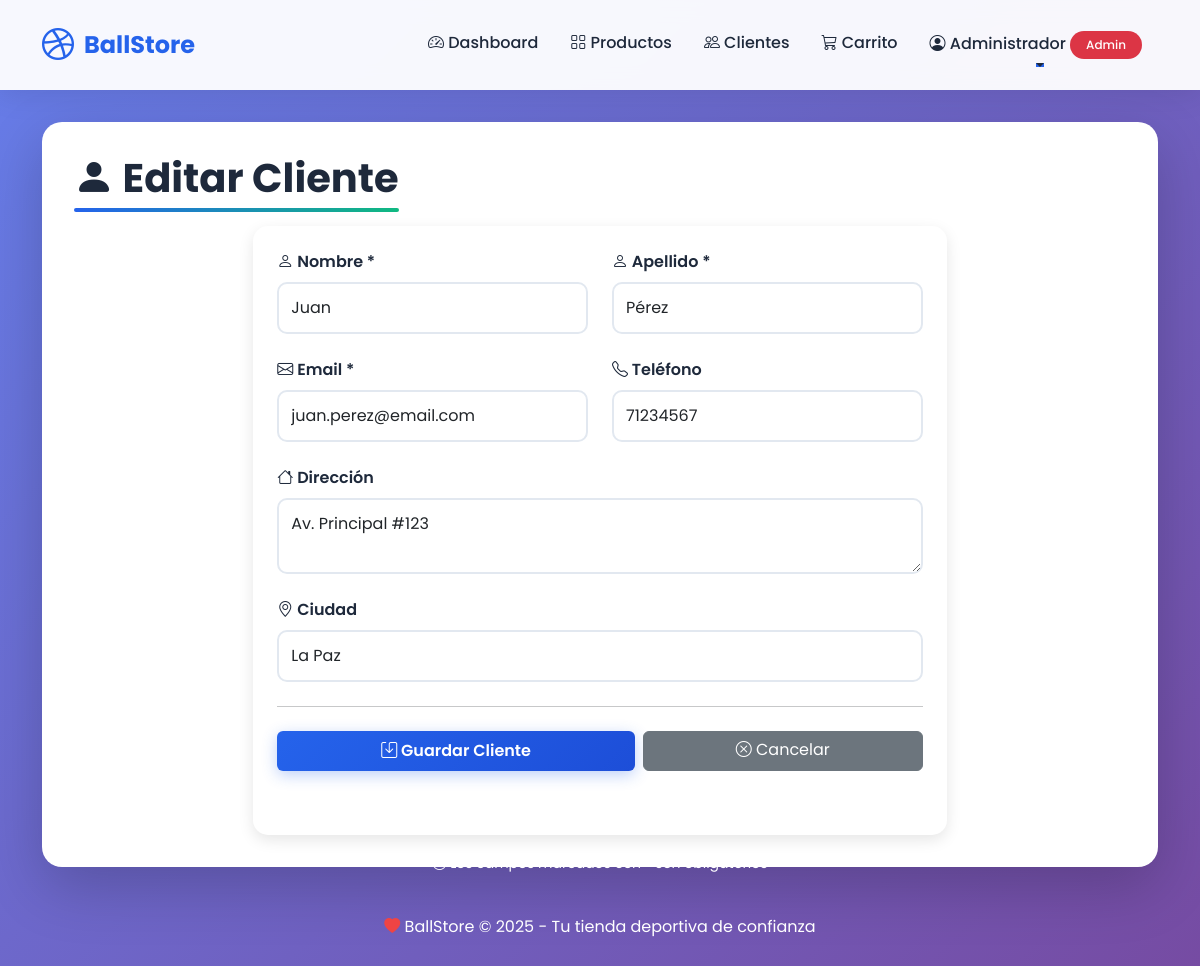
Page /?controller=cliente&action=edit&id=1 (signed in) on the committed database.
### tables this page shows
CREATE TABLE IF NOT EXISTS cliente (
    id INT AUTO_INCREMENT PRIMARY KEY,
    nombre VARCHAR(150) NOT NULL,
    apellido VARCHAR(150) NOT NULL,
    email VARCHAR(200) NOT NULL UNIQUE,
    telefono VARCHAR(20) NULL,
    direccion TEXT NULL,
    ciudad VARCHAR(100) NULL,
    fecha_registro TIMESTAMP DEFAULT CURRENT_TIMESTAMP,
    fecha_actualizacion TIMESTAMP DEFAULT CURRENT_TIMESTAMP ON UPDATE CURRENT_TIMESTAMP
);

### controller/cliente.php (called while the page is built, shortened)
<?php
require_once 'model/cliente.php';
class clienteController
{
    public function __construct()
    {
        $this->clienteObj = new Cliente();
    }
    public function edit($id = null)
    {
        $this->page_title = 'Editar Cliente';
        if (isset($_GET["id"]))
            $id = $_GET["id"];
        return $this->clienteObj->getClienteById($id);
    }
}
?>

### model/db.php (called while the page is built, shortened)
<?php
class Db {
    public function __construct() {
        try {
            $connectionString = "mysql:host=".DB_HOST.";dbname=".DB.";charset=utf8";
            $this->conection = new PDO($connectionString, DB_USER, DB_PASS);
        } catch(PDOException $e) {
            die("Error de conexión: " . $e->getMessage());
        }
    }
}
?>

### model/cliente.php (called while the page is built, shortened)
<?php
class Cliente {
    private $table = 'cliente';
    private $conection;
    public function getConection(){
        $dbObj = new Db();
        $this->conection = $dbObj->conection;
    }
    public function getClienteById($id){
        $sql = "SELECT * FROM ".$this->table." WHERE id = ?";
        $stmt = $this->conection->prepare($sql);
        $stmt->execute([$id]);
        return $stmt->fetch();
    }
}
?>

### view/edit_cliente.php (the view, shortened to what this page needs)
<h1 class="page-title">
    <i class="bi bi-person-fill"></i> <?php echo $controller->page_title; ?>
</h1>
<div class="row">
    <div class="col-lg-8 mx-auto">
        <div class="card">
            <div class="card-body p-4">
                <form action="?controller=cliente&action=save" method="POST" class="needs-validation" novalidate>
                    <div class="row">
                        <div class="col-md-6 mb-4">
                            <label for="nombre" class="form-label">
                                <i class="bi bi-person"></i> Nombre *
                            </label>
                            <input type="text"
                                   class="form-control"
                                   id="nombre"
                                   name="nombre"
                                   value="<?php echo isset($dataToView["data"]["nombre"]) ? htmlspecialchars($dataToView["data"]["nombre"]) : ''; ?>"
                                   placeholder="Juan"
                                   required>
                        </div>
                        <div class="col-md-6 mb-4">
                            <label for="apellido" class="form-label">
                                <i class="bi bi-person"></i> Apellido *
                            </label>
                            <input type="text"
                                   class="form-control"
                                   id="apellido"
                                   name="apellido"
                                   value="<?php echo isset($dataToView["data"]["apellido"]) ? htmlspecialchars($dataToView["data"]["apellido"]) : ''; ?>"
                                   placeholder="Pérez"
                                   required>
                        </div>
                    </div>
                    <div class="row">
                        <div class="col-md-6 mb-4">
                            <label for="email" class="form-label">
                                <i class="bi bi-envelope"></i> Email *
                            </label>
                            <input type="email"
                                   class="form-control"
                                   id="email"
                                   name="email"
                                   value="<?php echo isset($dataToView["data"]["email"]) ? htmlspecialchars($dataToView["data"]["email"]) : ''; ?>"
                                   placeholder="correo@ejemplo.com"
                                   required>
                        </div>
                        <div class="col-md-6 mb-4">
                            <label for="telefono" class="form-label">
                                <i class="bi bi-telephone"></i> Teléfono
                            </label>
                            <input type="tel"
                                   class="form-control"
                                   id="telefono"
                                   name="telefono"
                                   value="<?php echo isset($dataToView["data"]["telefono"]) ? htmlspecialchars($dataToView["data"]["telefono"]) : ''; ?>"
                                   placeholder="71234567">
                        </div>
                    </div>
                    <div class="mb-4">
                        <label for="direccion" class="form-label">
                            <i class="bi bi-house"></i> Dirección
                        </label>
                        <textarea class="form-control"
                                  id="direccion"
                                  name="direccion"
                                  rows="2"
                                  placeholder="Av. Principal #123"><?php echo isset($dataToView["data"]["direccion"]) ? htmlspecialchars($dataToView["data"]["direccion"]) : ''; ?></textarea>
                    </div>
                    <div class="mb-4">
                        <label for="ciudad" class="form-label">
                            <i class="bi bi-geo-alt"></i> Ciudad
                        </label>
                        <input type="text"
                               class="form-control"
                               id="ciudad"
                               name="ciudad"
                               value="<?php echo isset($dataToView["data"]["ciudad"]) ? htmlspecialchars($dataToView["data"]["ciudad"]) : ''; ?>"
                               placeholder="La Paz">
                    </div>
                    <hr class="my-4">
                    <div class="d-flex gap-2">
                        <button type="submit" class="btn btn-primary flex-fill">
                            <i class="bi bi-save"></i> Guardar Cliente
                        </button>
                        <a href="?controller=cliente&action=list" class="btn btn-secondary flex-fill">
                            <i class="bi bi-x-circle"></i> Cancelar
                        </a>
                    </div>
                </form>
            </div>
        </div>
        <div class="text-center mt-3">
            <small class="text-white">
                <i class="bi bi-info-circle"></i> Los campos marcados con * son obligatorios
            </small>
        </div>
    </div>
</div>

### view/template/header.php (style rules this page uses)
:root { --primary-color: #2563eb; --secondary-color: #10b981; --accent-color: #f59e0b; --dark-color: #1e293b; --light-color: #f8fafc; --danger-color: #ef4444; }
* { margin: 0; padding: 0; box-sizing: border-box; }
body { font-family: 'Poppins', sans-serif; background: linear-gradient(135deg, #667eea 0%, #764ba2 100%); min-height: 100vh; padding-bottom: 50px; }
.btn-primary { background: linear-gradient(135deg, var(--primary-color), #1d4ed8); border: none; padding: 0.5rem 1.5rem; font-weight: 600; transition: all 0.3s ease; box-shadow: 0 4px 15px rgba(37, 99, 235, 0.3); }
.page-title { color: var(--dark-color); font-weight: 700; margin-bottom: 1.5rem; position: relative; display: inline-block; }
.page-title::after { content: ''; position: absolute; width: 100%; height: 4px; background: linear-gradient(90deg, var(--primary-color), var(--secondary-color)); bottom: -10px; left: 0; border-radius: 2px; }
.card { border: none; border-radius: 15px; overflow: hidden; transition: all 0.3s ease; box-shadow: 0 5px 15px rgba(0, 0, 0, 0.1); height: 100%; }
.card-body { padding: 1.5rem; }
.form-control, .form-select { border-radius: 10px; border: 2px solid #e2e8f0; padding: 0.75rem; transition: all 0.3s ease; }
.form-label { font-weight: 600; color: var(--dark-color); margin-bottom: 0.5rem; }

### rows in the picture
cliente: nombre "Juan", apellido "Pérez", email "juan.perez@email.com", telefono "71234567", direccion "Av. Principal #123", ciudad "La Paz"

### other values in the picture
constant("SITE_NAME") "BallStore"
$_SESSION['user_name'] "Administrador"
$_SESSION['user_role'] "Admin"
$controller->page_title "Editar Cliente"
constant("SITE_SLOGAN") "Tu tienda deportiva de confianza"
